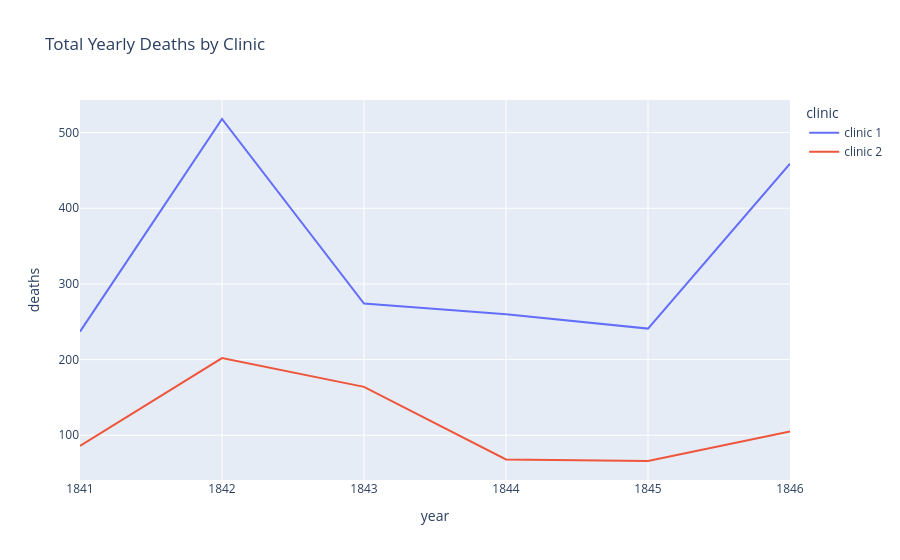

The notebook cell this image was saved under:
### Code cell
line = px.line(
    df_yearly,
    x='year',
    y='deaths',
    color='clinic',
    title='Total Yearly Deaths by Clinic'
)

line.show()

### Figure 1 — Plotly figure (JSON) as saved in the notebook; plotly's stock layout.template omitted (floating-point values rounded to 4 significant figures)
{"data": [{"hovertemplate": "clinic=clinic 1<br>year=%{x}<br>deaths=%{y}<extra></extra>", "legendgroup": "clinic 1", "line": {"color": "#636efa", "dash": "solid"}, "marker": {"symbol": "circle"}, "mode": "lines", "name": "clinic 1", "orientation": "v", "showlegend": true, "type": "scatter", "x": [1841, 1842, 1843, 1844, 1845, 1846], "xaxis": "x", "y": [237, 518, 274, 260, 241, 459], "yaxis": "y"}, {"hovertemplate": "clinic=clinic 2<br>year=%{x}<br>deaths=%{y}<extra></extra>", "legendgroup": "clinic 2", "line": {"color": "#EF553B", "dash": "solid"}, "marker": {"symbol": "circle"}, "mode": "lines", "name": "clinic 2", "orientation": "v", "showlegend": true, "type": "scatter", "x": [1841, 1842, 1843, 1844, 1845, 1846], "xaxis": "x", "y": [86, 202, 164, 68, 66, 105], "yaxis": "y"}], "layout": {"legend": {"title": {"text": "clinic"}, "tracegroupgap": 0}, "title": {"text": "Total Yearly Deaths by Clinic"}, "xaxis": {"anchor": "y", "domain": [0, 1], "title": {"text": "year"}}, "yaxis": {"anchor": "x", "domain": [0, 1], "title": {"text": "deaths"}}}}
